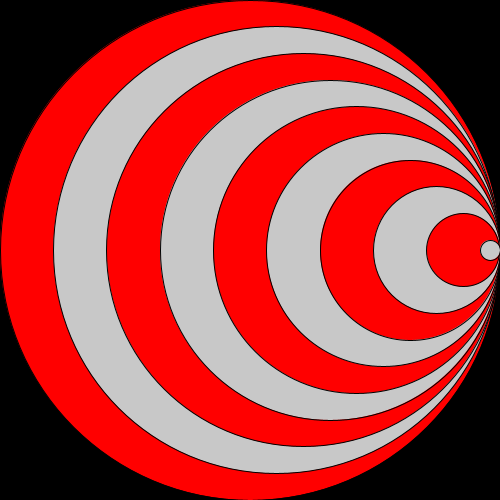
Frame 1 (no input)
Frame 60 (the mouse pressed at the canvas centre just before this capture): identical to frame 1, image omitted
Frame 120 (the mouse held since frame 60 and released just before this capture): identical to frame 1, image omitted

The Processing sketch that drew this single still picture (run headless with seeded random() and noise(); from frame 60 on, the mouse is pressed at the canvas centre):

// Processing sketch: ejer2CirculosDesplazados
// ── ejer2CirculosDesplazados.pde
int cant = 10;
void setup() {
  size(500, 500);
}
void draw() {
  background(0);
  for (int c=0; c<cant; c++) {
    float diam = map(c, 0, cant-1, width, 20);
    float posX = map(c, 0, cant-1, width/2, width-10);
    if (c%2==0) {
      fill(255, 0, 0);
    } else {
      fill(200);
    }
    ellipse(posX, height/2, diam, diam);
  }
}
